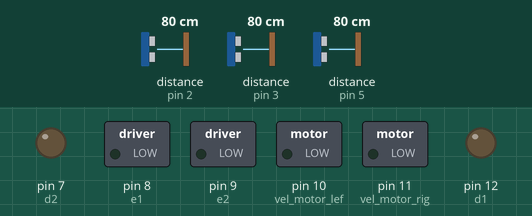
This sketch was run on a simulated Arduino Uno, built with avr-gcc and run on an emulated ATmega328P. On the bench: switched loads named in the sketch (green lamp = pin HIGH), output pins drawn as LEDs (lit = HIGH). Wiring (inferred from the names in the program): 3 × ultrasonic range finder: trigger pin 4, echo pin 3 / trigger pin 6, echo pin 5 / trigger pin 13, echo pin 2. Dashed ring = blinking. The inputs (shaded band) are chosen by the test bench; at power-on: distance to the obstacle (sensors on pin 5, pin 2, pin 3) 80 cm. The echo pulse lasts 58.3 µs per cm; pins used as bus, display or sensor lines are not drawn; what the sketch prints to the serial monitor is not drawn.

Above: at 6.2 s.
6.3 s: distance to the obstacle (sensor on pin 5) set to 11 cm
9.3 s: distance to the obstacle (sensor on pin 5) set to 8 cm
At 10.1 s:
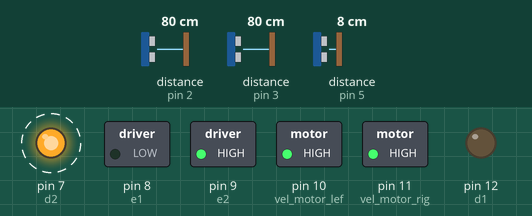
12.3 s: distance to the obstacle (sensor on pin 2) set to 33 cm
15.3 s: distance to the obstacle (sensor on pin 2) set to 28 cm
At 15.52 s:
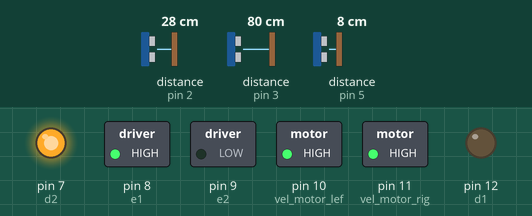
18.3 s: distance to the obstacle (sensor on pin 5) set to 120 cm
At 19.7 s:
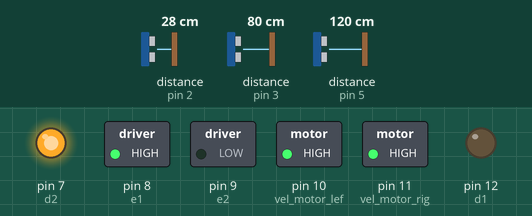
20.0 s: distance to the obstacle (sensor on pin 5) set to 2 cm
At 20.13 s:
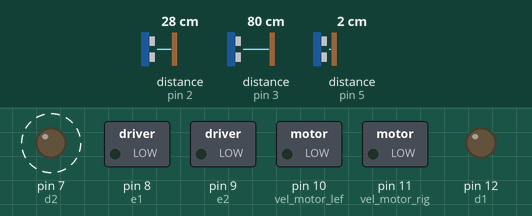
Timing chart, 0 to 24.0 s (numbered marks = the images above; inputs shaded):
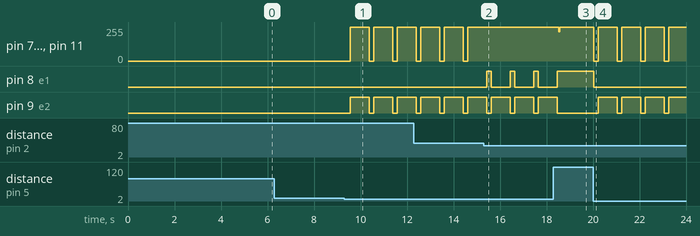

The sketch:

maze_solver_robot.ino
```cpp
// definitions and declarations of variables in the code of the labyrinth-solving robot;

 #define vel_motor_lef 10 // controls the speed of the left engine;
 #define vel_motor_rig 11 // controls the speed of the right engine;
 #define e1 8 // controls left motor rotation direction;
 #define e2 9 // controls left motor rotation direction;
 #define d1 12 // controls the direction of rotation of the right motor;
 #define d2 7 // controls the direction of rotation of the right motor;

 void front();
 void left();
 void right();

 int trigger_front = 6; // controls the pulse sent from the front sensor
 int echo_front = 5; // controls the pulse received from the front sensor

 int trigger_lef = 4; // controls the pulse sent from the left sensor
 int echo_lef = 3; // controls the pulse received from the left sensor

 int trigger_rig = 13; // controls the pulse sent from the front sensor
 int echo_rig = 2; // controls the pulse received from the front sensor

 // configuration of theINPUT types of the declared variables;
void setup()
{
  Serial.begin(9600);
  pinMode(trigger_front,OUTPUT); // trigger_front arduino signalOUTPUT
  pinMode(echo_front,INPUT); // arduino signalINPUT from echo_front

  pinMode(trigger_lef,OUTPUT); // arduino signalOUTPUT from trigger_front
  pinMode(echo_lef,INPUT); // signalINPUT from echo_front arduino

  pinMode(trigger_rig,OUTPUT); // arduino signalOUTPUT from trigger_front
  pinMode(echo_rig,INPUT); // echo_front arduino signalINPUT

  pinMode(vel_motor_lef,OUTPUT); // left motor speed arduino signalOUTPUT
  pinMode(vel_motor_rig,OUTPUT); // arduino signalOUTPUT of the right motor speed

  pinMode(e1,OUTPUT); // arduino signalOUTPUT from left motor rotation direction control
  pinMode(e2,OUTPUT); // arduino signalOUTPUT from left motor rotation direction control
  pinMode(d1,OUTPUT); // arduino signalOUTPUT of the right motor direction of rotation control
  pinMode(d2,OUTPUT); // arduino signalOUTPUT of the right motor direction of rotation control
  delay(5000);
}

// code in infinite repetition of the project

void loop()
{
  // declaration of variables used to control the project;
  long dur_front, dur_left, dur_right, right, left, front;


  digitalWrite (trigger_front,LOW); // the respective signalINPUTs andOUTPUTs of the
  delayMicroseconds (2); // ultrasonic sensor and stored by the sensor variable
  digitalWrite (trigger_front,HIGH); // which converts the speed of sound that is 340 m / s or
  delayMicroseconds (5); // 29 microseconds per centimeter, as the signal comes and goes
  digitalWrite (trigger_front,LOW); // this time is half being sensor = time / 29/2;
  dur_front = pulseIn (echo_front,HIGH); // so it goes on with the other two sensors as well.
  front = dur_front*0.034/2;
  Serial.print("front: ");
  Serial.println(front);

  digitalWrite(trigger_lef,LOW);
  delayMicroseconds(2);
  digitalWrite(trigger_lef,HIGH);
  delayMicroseconds(5);
  digitalWrite(trigger_lef,LOW);
  dur_left = pulseIn(echo_lef,HIGH);
  left = dur_left*0.034/2;
  Serial.print("left: ");
  Serial.println(left);

  digitalWrite(trigger_rig,LOW);
  delayMicroseconds(2);
  digitalWrite(trigger_rig,HIGH);
  delayMicroseconds(5);
  digitalWrite(trigger_rig,LOW);
  dur_right = pulseIn(echo_rig,HIGH);
  right = dur_right*0.034/2;
  Serial.print("right: ");
  Serial.println(right);

  digitalWrite(vel_motor_lef, 0); // block to initialize theINPUTs with pulse 0 or off;
  digitalWrite(vel_motor_rig, 0); //
  digitalWrite(e1, 0); //
  digitalWrite(e2, 0); //
  digitalWrite(d1, 0); //
  digitalWrite(d2, 0); //

if(front>5) // if there is a free way forward it follows this logic below
  {
// the use of the four if´s below within this if are for controlling the driveability of the robot,
// in order to keep it following the right wall in a straight line;

 if (right >= 1 && right < 30


 ) // if the distance to the right wall is between 9 and 12 cm, the robot will
// keeps it straight;
{
       Serial.print("Front");
      digitalWrite(vel_motor_lef, HIGH);
       digitalWrite(vel_motor_rig, HIGH);

       digitalWrite(e1, HIGH);
       digitalWrite(e2, LOW);
       digitalWrite(d1, LOW);
       digitalWrite(d2,HIGH );

    }

  /*  if (right >= 13) // if the distance to the right wall is greater than or equal to 13 cm, the robot increases
// your left engine speed to approach the right wall;
   {
    delay(10);
      Serial.print("left");
      digitalWrite(vel_motor_lef, HIGH);
      digitalWrite(vel_motor_rig, HIGH);

      digitalWrite(e1, LOW);
      digitalWrite(e2, HIGH);
      digitalWrite(d1, LOW);
      digitalWrite(d2, HIGH);

   } */
   if (right <= 7) // if the distance to the right wall is less than or equal to 8 cm, the robot increases
       // your right engine speed to distance yourself from the right wall;
   {
    delay(10);
     Serial.print("right");
     digitalWrite(vel_motor_lef, HIGH);
     digitalWrite(vel_motor_rig, HIGH);

     digitalWrite(e1, HIGH);
     digitalWrite(e2, LOW);
     digitalWrite(d1, LOW);
     digitalWrite(d2, HIGH);

    }


  }


  if (left <= 20 && right > 20 && front <= 8)
    {
      delay(200);
      dirf ();     // if the distance in front is less than or equal to 8 cm,
                         // the distance to the right is greater than 20 cm and the distance
    }                    // the left is less than or equal to 20 cm it calls the dir () function;

  if (left > 20 && right > 20 && front <= 8)
  {
    delay(200);
       dirf (); // if the distance in front is less than or equal to 8 cm,
      // the distance to the right is greater than 20 cm and the distance
  }     // the left is greater than 20 cm it calls the dir () function;

  if (right <= 20 && left > 20 && front <= 8)
  {
    delay(200);
      leftf(); // if the distance in front is less than or equal to 8 cm,
                  // the distance to the right is less than or equal to 20 cm and the distance
  }                // the left is greater than 20 cm it calls the left () function;

  if (right <= 20 && left <= 20 && front <= 8)
  {
    delay(200);
       backf (); // if the distance in front is less than or equal to 8 cm,
                 // the distance to the right is less than or equal to 20 cm and the distance
  }              // the left is less than or equal to 20 cm it calls the function back ();

}

void leftf() // function to make the robot turn 90º to the left if there is no front and right exit;
{
  Serial.print("leftf");
  digitalWrite(vel_motor_lef, HIGH);
  digitalWrite(vel_motor_rig, HIGH);

  digitalWrite(e1, HIGH);
  digitalWrite(e2, LOW);
  digitalWrite(d1, HIGH);
  digitalWrite(d2, LOW);
  delay (700);

}

void dirf () // function to make the robot turn 90º to the right if there is no exit ahead or left;
{

   Serial.print("rightf");
  digitalWrite(vel_motor_lef, HIGH);
  digitalWrite(vel_motor_rig, HIGH);

  digitalWrite(e1, LOW);
  digitalWrite(e2, HIGH);
  digitalWrite(d1, LOW);
  digitalWrite(d2, HIGH);
  delay(800);
}

void backf () // function to make the robot turn 180º if there is no front, right and left exit;
{
  Serial.print("backf");
  digitalWrite(vel_motor_lef, HIGH);
  digitalWrite(vel_motor_rig, HIGH);
  digitalWrite(e1, LOW);
  digitalWrite(e2, HIGH);
  digitalWrite(d1, HIGH);
  digitalWrite(d2, LOW);
  delay(1200);
}
```

Measured:
- the behaviour switches between 10 and 9 cm on distance to the obstacle (sensor on pin 5) (found by bisection; images 0 and 1)
- the behaviour switches between 31 and 30 cm on distance to the obstacle (sensor on pin 2) (found by bisection; images 1 and 2)
- after the input at 6.3 s, every drawn part: stays the same
- after the input at 9.3 s, pin 7 (d2), pin 10 (vel_motor_lef), pin 11 (vel_motor_rig): alternates 255/255 for 0.81 s and 0/255 for 0.20 s, starting after 0.26 s; pin 9 (e2): alternates HIGH for 0.81 s and LOW for 0.20 s, starting after 0.26 s
- after the input at 15.3 s, pin 7 (d2), pin 10 (vel_motor_lef), pin 11 (vel_motor_rig): stops changing and stays 255/255; pin 8 (e1): alternates HIGH for 0.20 s and LOW for 0.81 s, starting after 0.12 s
- after the input at 18.3 s, pin 7 (d2), pin 10 (vel_motor_lef), pin 11 (vel_motor_rig): 255/255 → 219/255 after 0.23 s, → 255/255 0.04 s later; pin 8 (e1): goes on until 18.5 s, then stays HIGH; pin 9 (e2): goes on until 18.5 s, then stays LOW
- after the input at 20.0 s, pin 7 (d2), pin 10 (vel_motor_lef), pin 11 (vel_motor_rig): alternates 255/255 for 0.81 s and 0/255 for 0.20 s, starting at once; pin 8 (e1): HIGH → LOW at once; pin 9 (e2): alternates HIGH for 0.81 s and LOW for 0.20 s, starting after 0.23 s
